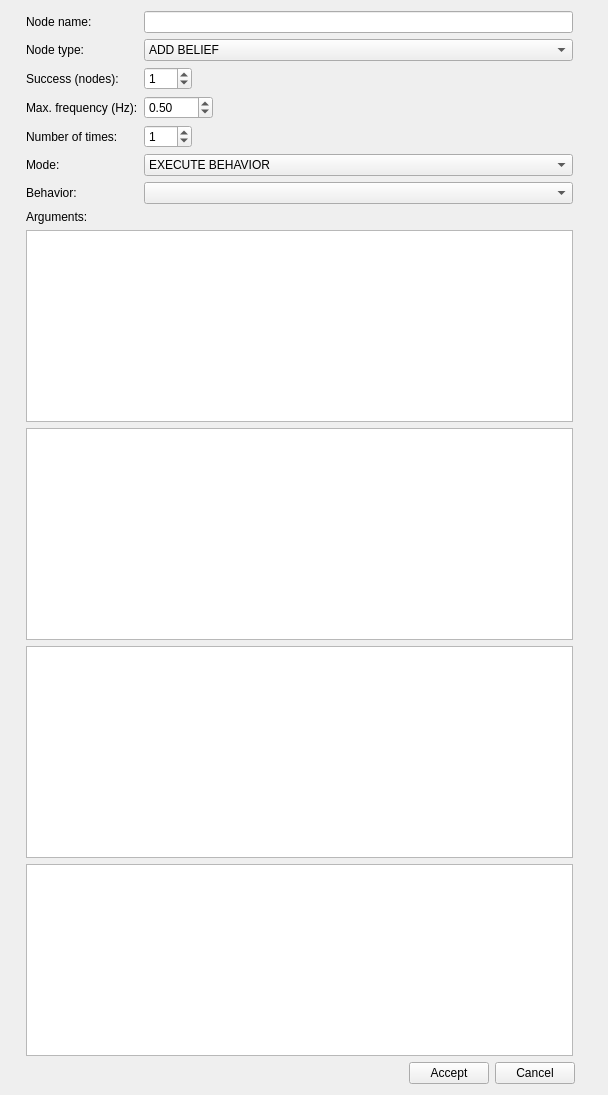
<?xml version="1.0" encoding="UTF-8"?>
<ui version="4.0">
 <class>BehaviorDialog</class>
 <widget class="QWidget" name="BehaviorDialog">
  <property name="geometry">
   <rect>
    <x>0</x>
    <y>0</y>
    <width>608</width>
    <height>1095</height>
   </rect>
  </property>
  <property name="sizePolicy">
   <sizepolicy hsizetype="Fixed" vsizetype="MinimumExpanding">
    <horstretch>0</horstretch>
    <verstretch>0</verstretch>
   </sizepolicy>
  </property>
  <property name="windowTitle">
   <string>Node Editor</string>
  </property>
  <layout class="QGridLayout" name="gridLayout_2">
   <item row="0" column="1">
    <layout class="QGridLayout" name="layout">
     <item row="3" column="0" alignment="Qt::AlignLeft">
      <widget class="QLabel" name="ruf_argument_one">
       <property name="text">
        <string>Max. frequency (Hz):</string>
       </property>
      </widget>
     </item>
     <item row="0" column="1" alignment="Qt::AlignTop">
      <widget class="QLineEdit" name="name_content">
       <property name="minimumSize">
        <size>
         <width>302</width>
         <height>0</height>
        </size>
       </property>
      </widget>
     </item>
     <item row="8" column="0" colspan="2" alignment="Qt::AlignTop">
      <widget class="QTextEdit" name="add_belief_content">
       <property name="sizePolicy">
        <sizepolicy hsizetype="MinimumExpanding" vsizetype="Expanding">
         <horstretch>0</horstretch>
         <verstretch>0</verstretch>
        </sizepolicy>
       </property>
       <property name="minimumSize">
        <size>
         <width>478</width>
         <height>0</height>
        </size>
       </property>
      </widget>
     </item>
     <item row="1" column="1" alignment="Qt::AlignTop">
      <widget class="QComboBox" name="node_type_combobox">
       <property name="sizePolicy">
        <sizepolicy hsizetype="Expanding" vsizetype="Fixed">
         <horstretch>0</horstretch>
         <verstretch>0</verstretch>
        </sizepolicy>
       </property>
       <property name="minimumSize">
        <size>
         <width>302</width>
         <height>0</height>
        </size>
       </property>
       <item>
        <property name="text">
         <string>ADD BELIEF</string>
        </property>
       </item>
       <item>
        <property name="text">
         <string>BEHAVIOR</string>
        </property>
       </item>
       <item>
        <property name="text">
         <string>QUERY</string>
        </property>
       </item>
       <item>
        <property name="text">
         <string>SEQUENCE</string>
        </property>
       </item>
       <item>
        <property name="text">
         <string>PARALLEL</string>
        </property>
       </item>
       <item>
        <property name="text">
         <string>REPEATER</string>
        </property>
       </item>
       <item>
        <property name="text">
         <string>REMOVE BELIEF</string>
        </property>
       </item>
       <item>
        <property name="text">
         <string>REPEAT UNTIL FAIL</string>
        </property>
       </item>
       <item>
        <property name="text">
         <string>SUCCEEDER</string>
        </property>
       </item>
       <item>
        <property name="text">
         <string>INVERTER</string>
        </property>
       </item>
       <item>
        <property name="text">
         <string>SELECTOR</string>
        </property>
       </item>
      </widget>
     </item>
     <item row="2" column="1" alignment="Qt::AlignLeft|Qt::AlignTop">
      <widget class="QSpinBox" name="parallel_argument_content_one">
       <property name="minimumSize">
        <size>
         <width>48</width>
         <height>0</height>
        </size>
       </property>
       <property name="value">
        <number>1</number>
       </property>
      </widget>
     </item>
     <item row="14" column="0" colspan="2" alignment="Qt::AlignTop">
      <widget class="QTextEdit" name="behavior_content">
       <property name="sizePolicy">
        <sizepolicy hsizetype="MinimumExpanding" vsizetype="Expanding">
         <horstretch>0</horstretch>
         <verstretch>0</verstretch>
        </sizepolicy>
       </property>
       <property name="minimumSize">
        <size>
         <width>478</width>
         <height>0</height>
        </size>
       </property>
      </widget>
     </item>
     <item row="10" column="0" colspan="2">
      <widget class="QTextEdit" name="query_content">
       <property name="sizePolicy">
        <sizepolicy hsizetype="MinimumExpanding" vsizetype="Expanding">
         <horstretch>0</horstretch>
         <verstretch>0</verstretch>
        </sizepolicy>
       </property>
       <property name="minimumSize">
        <size>
         <width>478</width>
         <height>0</height>
        </size>
       </property>
      </widget>
     </item>
     <item row="4" column="1" alignment="Qt::AlignLeft|Qt::AlignTop">
      <widget class="QSpinBox" name="repeater_argument_one_content">
       <property name="minimumSize">
        <size>
         <width>48</width>
         <height>0</height>
        </size>
       </property>
       <property name="value">
        <number>1</number>
       </property>
      </widget>
     </item>
     <item row="5" column="1">
      <widget class="QComboBox" name="behavior_mode_combobox">
       <property name="sizePolicy">
        <sizepolicy hsizetype="Expanding" vsizetype="Fixed">
         <horstretch>0</horstretch>
         <verstretch>0</verstretch>
        </sizepolicy>
       </property>
       <property name="minimumSize">
        <size>
         <width>302</width>
         <height>0</height>
        </size>
       </property>
       <item>
        <property name="text">
         <string>EXECUTE BEHAVIOR</string>
        </property>
       </item>
       <item>
        <property name="text">
         <string>ACTIVATE BEHAVIOR</string>
        </property>
       </item>
       <item>
        <property name="text">
         <string>DEACTIVATE BEHAVIOR</string>
        </property>
       </item>
      </widget>
     </item>
     <item row="6" column="1">
      <widget class="QComboBox" name="behavior_combobox">
       <property name="sizePolicy">
        <sizepolicy hsizetype="Expanding" vsizetype="Fixed">
         <horstretch>0</horstretch>
         <verstretch>0</verstretch>
        </sizepolicy>
       </property>
       <property name="minimumSize">
        <size>
         <width>302</width>
         <height>0</height>
        </size>
       </property>
      </widget>
     </item>
     <item row="4" column="0" alignment="Qt::AlignLeft">
      <widget class="QLabel" name="repeater_argument_one_label">
       <property name="text">
        <string>Number of times:</string>
       </property>
      </widget>
     </item>
     <item row="3" column="1" alignment="Qt::AlignLeft|Qt::AlignTop">
      <widget class="QDoubleSpinBox" name="ruf_argument_content_one">
       <property name="minimumSize">
        <size>
         <width>69</width>
         <height>0</height>
        </size>
       </property>
       <property name="value">
        <double>0.500000000000000</double>
       </property>
      </widget>
     </item>
     <item row="15" column="0" colspan="6">
      <layout class="QGridLayout" name="gridLayout">
       <item row="2" column="4" alignment="Qt::AlignRight">
        <widget class="QPushButton" name="accept_button">
         <property name="text">
          <string>Accept</string>
         </property>
        </widget>
       </item>
       <item row="2" column="3">
        <spacer name="horizontalSpacer">
         <property name="orientation">
          <enum>Qt::Horizontal</enum>
         </property>
         <property name="sizeHint" stdset="0">
          <size>
           <width>40</width>
           <height>20</height>
          </size>
         </property>
        </spacer>
       </item>
       <item row="2" column="5" alignment="Qt::AlignRight">
        <widget class="QPushButton" name="cancel_button">
         <property name="text">
          <string>Cancel</string>
         </property>
        </widget>
       </item>
       <item row="2" column="6">
        <spacer name="horizontalSpacer_2">
         <property name="orientation">
          <enum>Qt::Horizontal</enum>
         </property>
         <property name="sizeType">
          <enum>QSizePolicy::Fixed</enum>
         </property>
         <property name="sizeHint" stdset="0">
          <size>
           <width>22</width>
           <height>20</height>
          </size>
         </property>
        </spacer>
       </item>
      </layout>
     </item>
     <item row="6" column="0" alignment="Qt::AlignLeft">
      <widget class="QLabel" name="behavior_label">
       <property name="text">
        <string>Behavior:</string>
       </property>
      </widget>
     </item>
     <item row="5" column="0" alignment="Qt::AlignLeft">
      <widget class="QLabel" name="mode_label">
       <property name="text">
        <string>Mode:</string>
       </property>
      </widget>
     </item>
     <item row="7" column="0" alignment="Qt::AlignLeft">
      <widget class="QLabel" name="arguments_label">
       <property name="text">
        <string>Arguments:</string>
       </property>
      </widget>
     </item>
     <item row="2" column="0" alignment="Qt::AlignLeft">
      <widget class="QLabel" name="parallel_argument_one">
       <property name="text">
        <string>Success (nodes):</string>
       </property>
      </widget>
     </item>
     <item row="1" column="0" alignment="Qt::AlignLeft">
      <widget class="QLabel" name="type_label">
       <property name="text">
        <string>Node type:</string>
       </property>
      </widget>
     </item>
     <item row="0" column="0" alignment="Qt::AlignLeft">
      <widget class="QLabel" name="name_label">
       <property name="text">
        <string>Node name: </string>
       </property>
      </widget>
     </item>
     <item row="9" column="0" colspan="2">
      <widget class="QTextEdit" name="remove_belief_content">
       <property name="sizePolicy">
        <sizepolicy hsizetype="MinimumExpanding" vsizetype="Expanding">
         <horstretch>0</horstretch>
         <verstretch>0</verstretch>
        </sizepolicy>
       </property>
       <property name="minimumSize">
        <size>
         <width>478</width>
         <height>0</height>
        </size>
       </property>
      </widget>
     </item>
    </layout>
   </item>
   <item row="0" column="0">
    <spacer name="horizontalSpacer_3">
     <property name="orientation">
      <enum>Qt::Horizontal</enum>
     </property>
     <property name="sizeType">
      <enum>QSizePolicy::Fixed</enum>
     </property>
     <property name="sizeHint" stdset="0">
      <size>
       <width>15</width>
       <height>20</height>
      </size>
     </property>
    </spacer>
   </item>
  </layout>
 </widget>
 <resources/>
 <connections/>
</ui>
